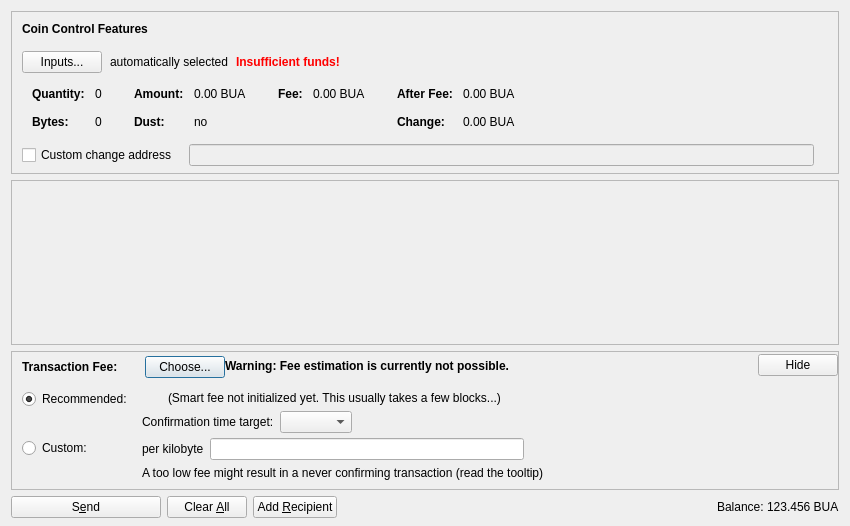
<?xml version="1.0" encoding="UTF-8"?>
<ui version="4.0">
 <class>SendCoinsDialog</class>
 <widget class="QDialog" name="SendCoinsDialog">
  <property name="geometry">
   <rect>
    <x>0</x>
    <y>0</y>
    <width>850</width>
    <height>526</height>
   </rect>
  </property>
  <property name="windowTitle">
   <string>Send Coins</string>
  </property>
  <layout class="QVBoxLayout" name="verticalLayout" stretch="0,1,0,0">
   <property name="bottomMargin">
    <number>8</number>
   </property>
   <item>
    <widget class="QFrame" name="frameCoinControl">
     <property name="sizePolicy">
      <sizepolicy hsizetype="Expanding" vsizetype="Expanding">
       <horstretch>0</horstretch>
       <verstretch>0</verstretch>
      </sizepolicy>
     </property>
     <property name="maximumSize">
      <size>
       <width>16777215</width>
       <height>16777215</height>
      </size>
     </property>
     <property name="frameShape">
      <enum>QFrame::StyledPanel</enum>
     </property>
     <property name="frameShadow">
      <enum>QFrame::Sunken</enum>
     </property>
     <layout class="QVBoxLayout" name="verticalLayoutCoinControl2">
      <property name="spacing">
       <number>0</number>
      </property>
      <property name="leftMargin">
       <number>0</number>
      </property>
      <property name="topMargin">
       <number>0</number>
      </property>
      <property name="rightMargin">
       <number>0</number>
      </property>
      <property name="bottomMargin">
       <number>6</number>
      </property>
      <item>
       <layout class="QVBoxLayout" name="verticalLayoutCoinControl" stretch="0,0,0,0,1">
        <property name="spacing">
         <number>0</number>
        </property>
        <property name="leftMargin">
         <number>10</number>
        </property>
        <property name="topMargin">
         <number>10</number>
        </property>
        <item>
         <layout class="QHBoxLayout" name="horizontalLayoutCoinControl1">
          <property name="bottomMargin">
           <number>15</number>
          </property>
          <item>
           <widget class="QLabel" name="labelCoinControlFeatures">
            <property name="sizePolicy">
             <sizepolicy hsizetype="Preferred" vsizetype="Maximum">
              <horstretch>0</horstretch>
              <verstretch>0</verstretch>
             </sizepolicy>
            </property>
            <property name="font">
             <font>
              <weight>75</weight>
              <bold>true</bold>
             </font>
            </property>
            <property name="styleSheet">
             <string notr="true">font-weight:bold;</string>
            </property>
            <property name="text">
             <string>Coin Control Features</string>
            </property>
           </widget>
          </item>
         </layout>
        </item>
        <item>
         <layout class="QHBoxLayout" name="horizontalLayoutCoinControl2" stretch="0,0,0,0">
          <property name="spacing">
           <number>8</number>
          </property>
          <property name="bottomMargin">
           <number>10</number>
          </property>
          <item>
           <widget class="QPushButton" name="pushButtonCoinControl">
            <property name="styleSheet">
             <string notr="true"/>
            </property>
            <property name="text">
             <string>Inputs...</string>
            </property>
            <property name="autoDefault">
             <bool>false</bool>
            </property>
           </widget>
          </item>
          <item>
           <widget class="QLabel" name="labelCoinControlAutomaticallySelected">
            <property name="text">
             <string>automatically selected</string>
            </property>
            <property name="margin">
             <number>5</number>
            </property>
           </widget>
          </item>
          <item>
           <widget class="QLabel" name="labelCoinControlInsuffFunds">
            <property name="font">
             <font>
              <weight>75</weight>
              <bold>true</bold>
             </font>
            </property>
            <property name="styleSheet">
             <string notr="true">color:red;font-weight:bold;</string>
            </property>
            <property name="text">
             <string>Insufficient funds!</string>
            </property>
            <property name="margin">
             <number>5</number>
            </property>
           </widget>
          </item>
          <item>
           <spacer name="horizontalSpacerCoinControl">
            <property name="orientation">
             <enum>Qt::Horizontal</enum>
            </property>
            <property name="sizeHint" stdset="0">
             <size>
              <width>40</width>
              <height>1</height>
             </size>
            </property>
           </spacer>
          </item>
         </layout>
        </item>
        <item>
         <widget class="QWidget" name="widgetCoinControl" native="true">
          <property name="sizePolicy">
           <sizepolicy hsizetype="Preferred" vsizetype="Preferred">
            <horstretch>0</horstretch>
            <verstretch>0</verstretch>
           </sizepolicy>
          </property>
          <property name="minimumSize">
           <size>
            <width>0</width>
            <height>0</height>
           </size>
          </property>
          <property name="styleSheet">
           <string notr="true"/>
          </property>
          <layout class="QHBoxLayout" name="horizontalLayoutCoinControl5">
           <property name="leftMargin">
            <number>0</number>
           </property>
           <property name="topMargin">
            <number>0</number>
           </property>
           <property name="rightMargin">
            <number>0</number>
           </property>
           <property name="bottomMargin">
            <number>0</number>
           </property>
           <item>
            <layout class="QHBoxLayout" name="horizontalLayoutCoinControl3" stretch="0,0,0,1">
             <property name="spacing">
              <number>20</number>
             </property>
             <property name="topMargin">
              <number>0</number>
             </property>
             <property name="bottomMargin">
              <number>10</number>
             </property>
             <item>
              <layout class="QFormLayout" name="formLayoutCoinControl1">
               <property name="horizontalSpacing">
                <number>10</number>
               </property>
               <property name="verticalSpacing">
                <number>14</number>
               </property>
               <property name="leftMargin">
                <number>10</number>
               </property>
               <property name="topMargin">
                <number>4</number>
               </property>
               <property name="rightMargin">
                <number>6</number>
               </property>
               <item row="0" column="0">
                <widget class="QLabel" name="labelCoinControlQuantityText">
                 <property name="font">
                  <font>
                   <weight>75</weight>
                   <bold>true</bold>
                  </font>
                 </property>
                 <property name="text">
                  <string>Quantity:</string>
                 </property>
                 <property name="margin">
                  <number>0</number>
                 </property>
                </widget>
               </item>
               <item row="0" column="1">
                <widget class="QLabel" name="labelCoinControlQuantity">
                 <property name="cursor">
                  <cursorShape>IBeamCursor</cursorShape>
                 </property>
                 <property name="contextMenuPolicy">
                  <enum>Qt::ActionsContextMenu</enum>
                 </property>
                 <property name="text">
                  <string notr="true">0</string>
                 </property>
                 <property name="margin">
                  <number>0</number>
                 </property>
                 <property name="textInteractionFlags">
                  <set>Qt::LinksAccessibleByMouse|Qt::TextSelectableByKeyboard|Qt::TextSelectableByMouse</set>
                 </property>
                </widget>
               </item>
               <item row="1" column="0">
                <widget class="QLabel" name="labelCoinControlBytesText">
                 <property name="font">
                  <font>
                   <weight>75</weight>
                   <bold>true</bold>
                  </font>
                 </property>
                 <property name="text">
                  <string>Bytes:</string>
                 </property>
                </widget>
               </item>
               <item row="1" column="1">
                <widget class="QLabel" name="labelCoinControlBytes">
                 <property name="cursor">
                  <cursorShape>IBeamCursor</cursorShape>
                 </property>
                 <property name="contextMenuPolicy">
                  <enum>Qt::ActionsContextMenu</enum>
                 </property>
                 <property name="text">
                  <string notr="true">0</string>
                 </property>
                 <property name="textInteractionFlags">
                  <set>Qt::LinksAccessibleByMouse|Qt::TextSelectableByKeyboard|Qt::TextSelectableByMouse</set>
                 </property>
                </widget>
               </item>
              </layout>
             </item>
             <item>
              <layout class="QFormLayout" name="formLayoutCoinControl2">
               <property name="horizontalSpacing">
                <number>10</number>
               </property>
               <property name="verticalSpacing">
                <number>14</number>
               </property>
               <property name="leftMargin">
                <number>6</number>
               </property>
               <property name="topMargin">
                <number>4</number>
               </property>
               <property name="rightMargin">
                <number>6</number>
               </property>
               <item row="0" column="0">
                <widget class="QLabel" name="labelCoinControlAmountText">
                 <property name="font">
                  <font>
                   <weight>75</weight>
                   <bold>true</bold>
                  </font>
                 </property>
                 <property name="text">
                  <string>Amount:</string>
                 </property>
                 <property name="margin">
                  <number>0</number>
                 </property>
                </widget>
               </item>
               <item row="0" column="1">
                <widget class="QLabel" name="labelCoinControlAmount">
                 <property name="cursor">
                  <cursorShape>IBeamCursor</cursorShape>
                 </property>
                 <property name="contextMenuPolicy">
                  <enum>Qt::ActionsContextMenu</enum>
                 </property>
                 <property name="text">
                  <string notr="true">0.00 BUA</string>
                 </property>
                 <property name="textInteractionFlags">
                  <set>Qt::LinksAccessibleByMouse|Qt::TextSelectableByKeyboard|Qt::TextSelectableByMouse</set>
                 </property>
                </widget>
               </item>
               <item row="1" column="0">
                <widget class="QLabel" name="labelCoinControlLowOutputText">
                 <property name="font">
                  <font>
                   <weight>75</weight>
                   <bold>true</bold>
                  </font>
                 </property>
                 <property name="text">
                  <string>Dust:</string>
                 </property>
                </widget>
               </item>
               <item row="1" column="1">
                <widget class="QLabel" name="labelCoinControlLowOutput">
                 <property name="cursor">
                  <cursorShape>IBeamCursor</cursorShape>
                 </property>
                 <property name="contextMenuPolicy">
                  <enum>Qt::ActionsContextMenu</enum>
                 </property>
                 <property name="text">
                  <string notr="true">no</string>
                 </property>
                 <property name="textInteractionFlags">
                  <set>Qt::LinksAccessibleByMouse|Qt::TextSelectableByKeyboard|Qt::TextSelectableByMouse</set>
                 </property>
                </widget>
               </item>
              </layout>
             </item>
             <item>
              <layout class="QFormLayout" name="formLayoutCoinControl3">
               <property name="horizontalSpacing">
                <number>10</number>
               </property>
               <property name="verticalSpacing">
                <number>14</number>
               </property>
               <property name="leftMargin">
                <number>6</number>
               </property>
               <property name="topMargin">
                <number>4</number>
               </property>
               <property name="rightMargin">
                <number>6</number>
               </property>
               <item row="0" column="0">
                <widget class="QLabel" name="labelCoinControlFeeText">
                 <property name="font">
                  <font>
                   <weight>75</weight>
                   <bold>true</bold>
                  </font>
                 </property>
                 <property name="text">
                  <string>Fee:</string>
                 </property>
                 <property name="margin">
                  <number>0</number>
                 </property>
                </widget>
               </item>
               <item row="0" column="1">
                <widget class="QLabel" name="labelCoinControlFee">
                 <property name="cursor">
                  <cursorShape>IBeamCursor</cursorShape>
                 </property>
                 <property name="contextMenuPolicy">
                  <enum>Qt::ActionsContextMenu</enum>
                 </property>
                 <property name="text">
                  <string notr="true">0.00 BUA</string>
                 </property>
                 <property name="textInteractionFlags">
                  <set>Qt::LinksAccessibleByMouse|Qt::TextSelectableByKeyboard|Qt::TextSelectableByMouse</set>
                 </property>
                </widget>
               </item>
              </layout>
             </item>
             <item>
              <layout class="QFormLayout" name="formLayoutCoinControl4">
               <property name="horizontalSpacing">
                <number>10</number>
               </property>
               <property name="verticalSpacing">
                <number>14</number>
               </property>
               <property name="leftMargin">
                <number>6</number>
               </property>
               <property name="topMargin">
                <number>4</number>
               </property>
               <property name="rightMargin">
                <number>6</number>
               </property>
               <item row="0" column="0">
                <widget class="QLabel" name="labelCoinControlAfterFeeText">
                 <property name="font">
                  <font>
                   <weight>75</weight>
                   <bold>true</bold>
                  </font>
                 </property>
                 <property name="text">
                  <string>After Fee:</string>
                 </property>
                 <property name="margin">
                  <number>0</number>
                 </property>
                </widget>
               </item>
               <item row="0" column="1">
                <widget class="QLabel" name="labelCoinControlAfterFee">
                 <property name="cursor">
                  <cursorShape>IBeamCursor</cursorShape>
                 </property>
                 <property name="contextMenuPolicy">
                  <enum>Qt::ActionsContextMenu</enum>
                 </property>
                 <property name="text">
                  <string notr="true">0.00 BUA</string>
                 </property>
                 <property name="textInteractionFlags">
                  <set>Qt::LinksAccessibleByMouse|Qt::TextSelectableByKeyboard|Qt::TextSelectableByMouse</set>
                 </property>
                </widget>
               </item>
               <item row="1" column="0">
                <widget class="QLabel" name="labelCoinControlChangeText">
                 <property name="font">
                  <font>
                   <weight>75</weight>
                   <bold>true</bold>
                  </font>
                 </property>
                 <property name="text">
                  <string>Change:</string>
                 </property>
                </widget>
               </item>
               <item row="1" column="1">
                <widget class="QLabel" name="labelCoinControlChange">
                 <property name="cursor">
                  <cursorShape>IBeamCursor</cursorShape>
                 </property>
                 <property name="contextMenuPolicy">
                  <enum>Qt::ActionsContextMenu</enum>
                 </property>
                 <property name="text">
                  <string notr="true">0.00 BUA</string>
                 </property>
                 <property name="textInteractionFlags">
                  <set>Qt::LinksAccessibleByMouse|Qt::TextSelectableByKeyboard|Qt::TextSelectableByMouse</set>
                 </property>
                </widget>
               </item>
              </layout>
             </item>
            </layout>
           </item>
          </layout>
         </widget>
        </item>
        <item>
         <layout class="QHBoxLayout" name="horizontalLayoutCoinControl4" stretch="0,0,0">
          <property name="spacing">
           <number>12</number>
          </property>
          <property name="sizeConstraint">
           <enum>QLayout::SetDefaultConstraint</enum>
          </property>
          <property name="topMargin">
           <number>5</number>
          </property>
          <property name="rightMargin">
           <number>5</number>
          </property>
          <item>
           <widget class="QCheckBox" name="checkBoxCoinControlChange">
            <property name="toolTip">
             <string>If this is activated, but the change address is empty or invalid, change will be sent to a newly generated address.</string>
            </property>
            <property name="text">
             <string>Custom change address</string>
            </property>
           </widget>
          </item>
          <item>
           <widget class="QValidatedLineEdit" name="lineEditCoinControlChange">
            <property name="enabled">
             <bool>false</bool>
            </property>
            <property name="sizePolicy">
             <sizepolicy hsizetype="Expanding" vsizetype="Fixed">
              <horstretch>0</horstretch>
              <verstretch>0</verstretch>
             </sizepolicy>
            </property>
           </widget>
          </item>
          <item>
           <widget class="QLabel" name="labelCoinControlChangeLabel">
            <property name="sizePolicy">
             <sizepolicy hsizetype="Preferred" vsizetype="Expanding">
              <horstretch>0</horstretch>
              <verstretch>0</verstretch>
             </sizepolicy>
            </property>
            <property name="minimumSize">
             <size>
              <width>0</width>
              <height>0</height>
             </size>
            </property>
            <property name="text">
             <string/>
            </property>
            <property name="margin">
             <number>3</number>
            </property>
           </widget>
          </item>
         </layout>
        </item>
        <item>
         <spacer name="verticalSpacerCoinControl">
          <property name="orientation">
           <enum>Qt::Vertical</enum>
          </property>
          <property name="sizeHint" stdset="0">
           <size>
            <width>800</width>
            <height>1</height>
           </size>
          </property>
         </spacer>
        </item>
       </layout>
      </item>
     </layout>
    </widget>
   </item>
   <item>
    <widget class="QScrollArea" name="scrollArea">
     <property name="widgetResizable">
      <bool>true</bool>
     </property>
     <widget class="QWidget" name="scrollAreaWidgetContents">
      <property name="geometry">
       <rect>
        <x>0</x>
        <y>0</y>
        <width>830</width>
        <height>104</height>
       </rect>
      </property>
      <layout class="QVBoxLayout" name="verticalLayout_2" stretch="0,1">
       <property name="leftMargin">
        <number>0</number>
       </property>
       <property name="topMargin">
        <number>0</number>
       </property>
       <property name="rightMargin">
        <number>0</number>
       </property>
       <property name="bottomMargin">
        <number>0</number>
       </property>
       <item>
        <layout class="QVBoxLayout" name="entries">
         <property name="spacing">
          <number>6</number>
         </property>
        </layout>
       </item>
       <item>
        <spacer name="verticalSpacer">
         <property name="orientation">
          <enum>Qt::Vertical</enum>
         </property>
         <property name="sizeHint" stdset="0">
          <size>
           <width>20</width>
           <height>40</height>
          </size>
         </property>
        </spacer>
       </item>
      </layout>
     </widget>
    </widget>
   </item>
   <item>
    <widget class="QFrame" name="frameFee">
     <property name="sizePolicy">
      <sizepolicy hsizetype="Expanding" vsizetype="Expanding">
       <horstretch>0</horstretch>
       <verstretch>0</verstretch>
      </sizepolicy>
     </property>
     <property name="maximumSize">
      <size>
       <width>16777215</width>
       <height>16777215</height>
      </size>
     </property>
     <property name="frameShape">
      <enum>QFrame::StyledPanel</enum>
     </property>
     <property name="frameShadow">
      <enum>QFrame::Sunken</enum>
     </property>
     <layout class="QVBoxLayout" name="verticalLayoutFee1">
      <property name="spacing">
       <number>0</number>
      </property>
      <property name="leftMargin">
       <number>0</number>
      </property>
      <property name="topMargin">
       <number>0</number>
      </property>
      <property name="rightMargin">
       <number>0</number>
      </property>
      <property name="bottomMargin">
       <number>0</number>
      </property>
      <item>
       <layout class="QVBoxLayout" name="verticalLayoutFee2" stretch="0,0,0">
        <property name="spacing">
         <number>0</number>
        </property>
        <property name="leftMargin">
         <number>10</number>
        </property>
        <property name="topMargin">
         <number>0</number>
        </property>
        <item>
         <layout class="QHBoxLayout" name="horizontalLayoutFee1">
          <property name="bottomMargin">
           <number>0</number>
          </property>
          <item>
           <layout class="QVBoxLayout" name="verticalLayoutFee7">
            <property name="spacing">
             <number>0</number>
            </property>
            <item>
             <spacer name="verticalSpacerSmartFee">
              <property name="orientation">
               <enum>Qt::Vertical</enum>
              </property>
              <property name="sizeType">
               <enum>QSizePolicy::Fixed</enum>
              </property>
              <property name="sizeHint" stdset="0">
               <size>
                <width>1</width>
                <height>4</height>
               </size>
              </property>
             </spacer>
            </item>
            <item>
             <layout class="QHBoxLayout" name="horizontalLayoutSmartFee">
              <property name="spacing">
               <number>10</number>
              </property>
              <item>
               <widget class="QLabel" name="labelFeeHeadline">
                <property name="sizePolicy">
                 <sizepolicy hsizetype="Preferred" vsizetype="Maximum">
                  <horstretch>0</horstretch>
                  <verstretch>0</verstretch>
                 </sizepolicy>
                </property>
                <property name="font">
                 <font>
                  <weight>75</weight>
                  <bold>true</bold>
                 </font>
                </property>
                <property name="styleSheet">
                 <string notr="true">font-weight:bold;</string>
                </property>
                <property name="text">
                 <string>Transaction Fee:</string>
                </property>
               </widget>
              </item>
              <item>
               <widget class="QLabel" name="labelFeeMinimized">
                <property name="text">
                 <string/>
                </property>
               </widget>
              </item>
              <item>
               <widget class="QPushButton" name="buttonChooseFee">
                <property name="text">
                 <string>Choose...</string>
                </property>
               </widget>
              </item>
             </layout>
            </item>
            <item>
             <spacer name="verticalSpacer_5">
              <property name="orientation">
               <enum>Qt::Vertical</enum>
              </property>
              <property name="sizeHint" stdset="0">
               <size>
                <width>1</width>
                <height>1</height>
               </size>
              </property>
             </spacer>
            </item>
           </layout>
          </item>
          <item>
           <widget class="QLabel" name="fallbackFeeWarningLabel">
            <property name="toolTip">
             <string>Using the fallbackfee can result in sending a transaction that will take several hours or days (or never) to confirm. Consider choosing your fee manually or wait until you have validated the complete chain.</string>
            </property>
            <property name="font">
            <font>
                <weight>75</weight>
                <bold>true</bold>
            </font>
            </property>
            <property name="text">
             <string>Warning: Fee estimation is currently not possible.</string>
            </property>
            <property name="wordWrap">
             <bool>false</bool>
            </property>
           </widget>
          </item>
          <item>
           <spacer name="horizontalSpacer_4">
            <property name="orientation">
             <enum>Qt::Horizontal</enum>
            </property>
            <property name="sizeType">
             <enum>QSizePolicy::MinimumExpanding</enum>
            </property>
            <property name="sizeHint" stdset="0">
             <size>
              <width>40</width>
              <height>20</height>
             </size>
            </property>
           </spacer>
          </item>
          <item>
           <widget class="QPushButton" name="buttonMinimizeFee">
            <property name="toolTip">
             <string>collapse fee-settings</string>
            </property>
            <property name="text">
             <string>Hide</string>
            </property>
           </widget>
          </item>
         </layout>
        </item>
        <item>
         <widget class="QFrame" name="frameFeeSelection">
          <layout class="QVBoxLayout" name="verticalLayoutFee12">
           <property name="spacing">
            <number>0</number>
           </property>
           <property name="leftMargin">
            <number>0</number>
           </property>
           <property name="topMargin">
            <number>0</number>
           </property>
           <property name="rightMargin">
            <number>0</number>
           </property>
           <property name="bottomMargin">
            <number>0</number>
           </property>
           <item>
            <layout class="QGridLayout" name="gridLayoutFee">
             <property name="topMargin">
              <number>10</number>
             </property>
             <property name="bottomMargin">
              <number>4</number>
             </property>
             <property name="horizontalSpacing">
              <number>10</number>
             </property>
             <property name="verticalSpacing">
              <number>4</number>
             </property>
             <item row="1" column="1">
              <layout class="QVBoxLayout" name="verticalLayoutFee8">
               <property name="spacing">
                <number>6</number>
               </property>
               <item>
                <layout class="QHBoxLayout" name="horizontalLayoutFee13">
                 <item>
                  <widget class="QLabel" name="labelCustomPerKilobyte">
                   <property name="toolTip">
                    <string>Specify a custom fee per kB (1,000 bytes) of the transaction's virtual size.

Note:  Since the fee is calculated on a per-byte basis, a fee of "100 satoshis per kB" for a transaction size of 500 bytes (half of 1 kB) would ultimately yield a fee of only 50 satoshis.</string>
                   </property>
                   <property name="text">
                    <string>per kilobyte</string>
                   </property>
                  </widget>
                 </item>
                 <item>
                  <widget class="BitcoinAmountField" name="customFee"/>
                 </item>
                 <item>
                  <spacer name="horizontalSpacer_6">
                   <property name="orientation">
                    <enum>Qt::Horizontal</enum>
                   </property>
                   <property name="sizeHint" stdset="0">
                    <size>
                     <width>1</width>
                     <height>1</height>
                    </size>
                   </property>
                  </spacer>
                 </item>
                </layout>
               </item>
               <item>
                <layout class="QHBoxLayout" name="horizontalLayoutFee8">
                 <item>
                  <widget class="QLabel" name="labelCustomFeeWarning">
                   <property name="enabled">
                    <bool>true</bool>
                   </property>
                   <property name="toolTip">
                    <string>When there is less transaction volume than space in the blocks, miners as well as relaying nodes may enforce a minimum fee. Paying only this minimum fee is just fine, but be aware that this can result in a never confirming transaction once there is more demand for nwacoin transactions than the network can process.</string>
                   </property>
                   <property name="text">
                    <string>A too low fee might result in a never confirming transaction (read the tooltip)</string>
                   </property>
                  </widget>
                 </item>
                 <item>
                  <spacer name="horizontalSpacer_2">
                   <property name="orientation">
                    <enum>Qt::Horizontal</enum>
                   </property>
                   <property name="sizeHint" stdset="0">
                    <size>
                     <width>1</width>
                     <height>1</height>
                    </size>
                   </property>
                  </spacer>
                 </item>
                </layout>
               </item>
              </layout>
             </item>
             <item row="0" column="0">
              <layout class="QVBoxLayout" name="verticalLayoutFee4" stretch="0,1">
               <item>
                <widget class="QRadioButton" name="radioSmartFee">
                 <property name="text">
                  <string>Recommended:</string>
                 </property>
                 <property name="checked">
                  <bool>true</bool>
                 </property>
                 <attribute name="buttonGroup">
                  <string notr="true">groupFee</string>
                 </attribute>
                </widget>
               </item>
               <item>
                <spacer name="verticalSpacer_2">
                 <property name="orientation">
                  <enum>Qt::Vertical</enum>
                 </property>
                 <property name="sizeHint" stdset="0">
                  <size>
                   <width>1</width>
                   <height>1</height>
                  </size>
                 </property>
                </spacer>
               </item>
              </layout>
             </item>
             <item row="1" column="0">
              <layout class="QVBoxLayout" name="verticalLayoutFee9" stretch="0,1">
               <item>
                <widget class="QRadioButton" name="radioCustomFee">
                 <property name="text">
                  <string>Custom:</string>
                 </property>
                 <attribute name="buttonGroup">
                  <string notr="true">groupFee</string>
                 </attribute>
                </widget>
               </item>
               <item>
                <spacer name="verticalSpacer_6">
                 <property name="orientation">
                  <enum>Qt::Vertical</enum>
                 </property>
                 <property name="sizeHint" stdset="0">
                  <size>
                   <width>1</width>
                   <height>1</height>
                  </size>
                 </property>
                </spacer>
               </item>
              </layout>
             </item>
             <item row="0" column="1">
              <layout class="QVBoxLayout" name="verticalLayoutFee3" stretch="0,0,1">
               <property name="spacing">
                <number>6</number>
               </property>
               <property name="topMargin">
                <number>2</number>
               </property>
               <item>
                <layout class="QHBoxLayout" name="horizontalLayoutFee12">
                 <item>
                  <widget class="QLabel" name="labelSmartFee">
                   <property name="text">
                    <string/>
                   </property>
                  </widget>
                 </item>
                 <item>
                  <widget class="QLabel" name="labelFeeEstimation">
                   <property name="text">
                    <string/>
                   </property>
                  </widget>
                 </item>
                 <item>
                  <widget class="QLabel" name="labelSmartFee2">
                   <property name="text">
                    <string>(Smart fee not initialized yet. This usually takes a few blocks...)</string>
                   </property>
                  </widget>
                 </item>
                 <item>
                  <spacer name="horizontalSpacer_5">
                   <property name="orientation">
                    <enum>Qt::Horizontal</enum>
                   </property>
                   <property name="sizeHint" stdset="0">
                    <size>
                     <width>1</width>
                     <height>1</height>
                    </size>
                   </property>
                  </spacer>
                 </item>
                </layout>
               </item>
               <item>
                <layout class="QHBoxLayout" name="horizontalLayoutFee9">
                 <item>
                  <layout class="QVBoxLayout" name="verticalLayoutFee6">
                   <item>
                    <widget class="QLabel" name="labelSmartFee3">
                     <property name="text">
                      <string>Confirmation time target:</string>
                     </property>
                    </widget>
                   </item>
                  </layout>
                 </item>
                 <item>
                  <layout class="QVBoxLayout" name="verticalLayoutFee5">
                   <property name="rightMargin">
                    <number>30</number>
                   </property>
                   <item>
                    <layout class="QHBoxLayout" name="horizontalLayoutConfTarget">
                     <property name="bottomMargin">
                      <number>0</number>
                     </property>
                     <item>
                      <widget class="QComboBox" name="confTargetSelector"/>
                     </item>
                     <item>
                      <spacer name="horizontalSpacerConfTarget">
                       <property name="orientation">
                        <enum>Qt::Horizontal</enum>
                       </property>
                       <property name="sizeHint" stdset="0">
                        <size>
                         <width>40</width>
                         <height>20</height>
                        </size>
                       </property>
                      </spacer>
                     </item>
                    </layout>
                   </item>
                  </layout>
                 </item>
                </layout>
               </item>
               <item>
                <spacer name="verticalSpacer_4">
                 <property name="orientation">
                  <enum>Qt::Vertical</enum>
                 </property>
                 <property name="sizeHint" stdset="0">
                  <size>
                   <width>1</width>
                   <height>1</height>
                  </size>
                 </property>
                </spacer>
               </item>
              </layout>
             </item>
            </layout>
           </item>
          </layout>
         </widget>
        </item>
        <item>
         <spacer name="verticalSpacerFee">
          <property name="orientation">
           <enum>Qt::Vertical</enum>
          </property>
          <property name="sizeHint" stdset="0">
           <size>
            <width>40</width>
            <height>5</height>
           </size>
          </property>
         </spacer>
        </item>
       </layout>
      </item>
     </layout>
    </widget>
   </item>
   <item>
    <layout class="QHBoxLayout" name="horizontalLayout">
     <item>
      <widget class="QPushButton" name="sendButton">
       <property name="minimumSize">
        <size>
         <width>150</width>
         <height>0</height>
        </size>
       </property>
       <property name="toolTip">
        <string>Confirm the send action</string>
       </property>
       <property name="text">
        <string>S&amp;end</string>
       </property>
       <property name="icon">
        <iconset resource="../bitcoin.qrc">
         <normaloff>:/icons/send</normaloff>:/icons/send</iconset>
       </property>
       <property name="autoDefault">
        <bool>false</bool>
       </property>
       <property name="default">
        <bool>false</bool>
       </property>
      </widget>
     </item>
     <item>
      <widget class="QPushButton" name="clearButton">
       <property name="sizePolicy">
        <sizepolicy hsizetype="Minimum" vsizetype="Fixed">
         <horstretch>0</horstretch>
         <verstretch>0</verstretch>
        </sizepolicy>
       </property>
       <property name="toolTip">
        <string>Clear all fields of the form.</string>
       </property>
       <property name="text">
        <string>Clear &amp;All</string>
       </property>
       <property name="icon">
        <iconset resource="../bitcoin.qrc">
         <normaloff>:/icons/remove</normaloff>:/icons/remove</iconset>
       </property>
       <property name="autoDefault">
        <bool>false</bool>
       </property>
      </widget>
     </item>
     <item>
      <widget class="QPushButton" name="addButton">
       <property name="toolTip">
        <string>Send to multiple recipients at once</string>
       </property>
       <property name="text">
        <string>Add &amp;Recipient</string>
       </property>
       <property name="icon">
        <iconset resource="../bitcoin.qrc">
         <normaloff>:/icons/add</normaloff>:/icons/add</iconset>
       </property>
       <property name="autoDefault">
        <bool>false</bool>
       </property>
      </widget>
     </item>
     <item>
      <spacer name="horizontalSpacer">
       <property name="orientation">
        <enum>Qt::Horizontal</enum>
       </property>
       <property name="sizeHint" stdset="0">
        <size>
         <width>40</width>
         <height>20</height>
        </size>
       </property>
      </spacer>
     </item>
     <item>
      <layout class="QHBoxLayout" name="horizontalLayout_2">
       <property name="spacing">
        <number>3</number>
       </property>
       <item>
        <widget class="QLabel" name="label">
         <property name="sizePolicy">
          <sizepolicy hsizetype="Preferred" vsizetype="Fixed">
           <horstretch>0</horstretch>
           <verstretch>0</verstretch>
          </sizepolicy>
         </property>
         <property name="text">
          <string>Balance:</string>
         </property>
        </widget>
       </item>
       <item>
        <widget class="QLabel" name="labelBalance">
         <property name="sizePolicy">
          <sizepolicy hsizetype="Preferred" vsizetype="Fixed">
           <horstretch>0</horstretch>
           <verstretch>0</verstretch>
          </sizepolicy>
         </property>
         <property name="cursor">
          <cursorShape>IBeamCursor</cursorShape>
         </property>
         <property name="text">
          <string notr="true">123.456 BUA</string>
         </property>
         <property name="textInteractionFlags">
          <set>Qt::LinksAccessibleByMouse|Qt::TextSelectableByKeyboard|Qt::TextSelectableByMouse</set>
         </property>
        </widget>
       </item>
      </layout>
     </item>
    </layout>
   </item>
  </layout>
 </widget>
 <customwidgets>
  <customwidget>
   <class>QValidatedLineEdit</class>
   <extends>QLineEdit</extends>
   <header>qt/qvalidatedlineedit.h</header>
  </customwidget>
  <customwidget>
   <class>BitcoinAmountField</class>
   <extends>QLineEdit</extends>
   <header>qt/bitcoinamountfield.h</header>
   <container>1</container>
  </customwidget>
 </customwidgets>
 <resources>
  <include location="../bitcoin.qrc"/>
 </resources>
 <connections/>
 <buttongroups>
  <buttongroup name="groupFee"/>
 </buttongroups>
</ui>
